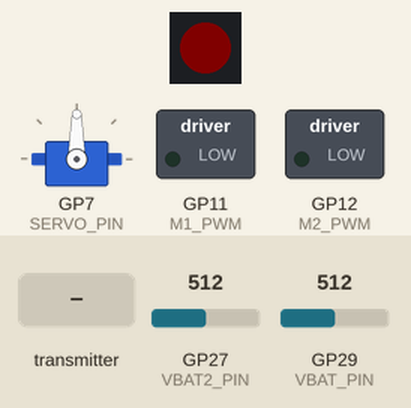
The sketch below on a simulated Raspberry Pi Pico. Parts: 1 RGB LEDs in strip order, left to right, servo, switched loads named in the sketch (green lamp = pin HIGH). Inputs (shaded band) come from the test bench; at power-on: GP27 (VBAT2_PIN) = 512, GP29 (VBAT_PIN) = 512 (analog values on the 0–1023 scale). Dim RGB values are drawn brighter than linear; no radio packets arrive unless stated; what the sketch prints to the serial monitor is not drawn.

Above: at 6.2 s.
6.3 s: the transmitter starts sending magic = 0
At 7.3 s:
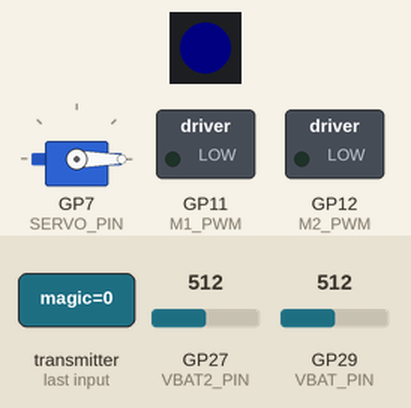
7.8 s: the transmitter starts sending channels.3 = 1023
At 8.3 s:
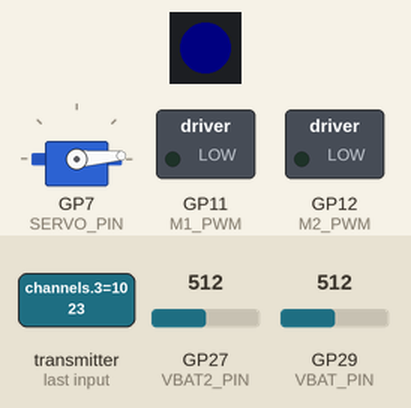
Timing chart, 0 to 10.8 s (numbered marks = the images above; inputs shaded):
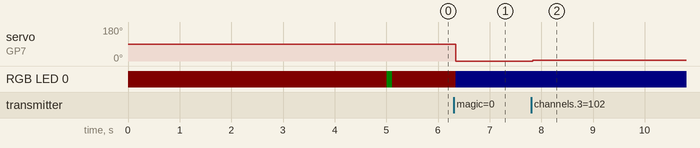

Measured:
- after the input at 6.3 s, servo on GP7 (SERVO_PIN): 90° → 0° at once; RGB LED 0: RGB(5, 0, 0) → RGB(0, 0, 5) at once
- after the input at 7.8 s, servo on GP7 (SERVO_PIN): 0° → 4° at once

The sketch:

RX.ino
```cpp
//RX
#include <SPI.h>
#include <nRF24L01.h>
#include <RF24.h>
#include <Servo.h>
#include <Adafruit_NeoPixel.h>
#include <Ticker.h>

#define LED_PIN 16
#define LED_COUNT 1

// ================= PINS =================
#define CSN_PIN  5
#define CE_PIN   6

#define M1_PWM 11
//#define M1_DIR 10
#define M2_PWM 12
//#define M2_DIR 14

#define SERVO_PIN 7

#define VBAT_PIN 29
#define VBAT2_PIN 27
#define ADC_REF 3.3
#define ADC_MAX 4095.0
#define VBAT_DIVIDER 2.0

RF24 radio(CE_PIN, CSN_PIN);
Adafruit_NeoPixel pixel(LED_COUNT, LED_PIN, NEO_GRB + NEO_KHZ800);
Servo elevator;
Ticker ledTicker;

// ================= DATA =================
const byte address[6] = "RC001";

struct RCData {
  uint8_t magic;
  uint16_t tx_id;
  uint16_t packet_id;
  uint16_t channels[12];
  uint8_t flags;
  uint16_t crc;
};

struct RxTelemetry {
  uint16_t rx_batt_mv;
  uint16_t rx_batt2_mv;
  int8_t rssi;
  uint8_t flags;
  uint16_t crc;
};

RCData data;
RxTelemetry telemetry;

// ================= STATE =================
bool armed = false;
bool failsafe = true;

uint32_t lastPacketTime = 0;

// smoothing
float motorL = 0;
float motorR = 0;
#define MOTOR_SMOOTH 0.3

// LED update flag (IMPORTANT)
volatile bool ledUpdateFlag = false;

// ================= FUNCTIONS =================
void statusGreen(){
  pixel.setPixelColor(0, pixel.Color(0, 5, 0));
  pixel.show();
}

void statusRed(){
  pixel.setPixelColor(0, pixel.Color(5, 0, 0));
  pixel.show();
}

void statusBlue(){
  pixel.setPixelColor(0, pixel.Color(0, 0, 5));
  pixel.show();
}

void updateLED() {
  if (failsafe) {
    statusRed();
  }
  else if (armed) {
    statusGreen();
  }
  else {
    statusBlue();
  }
}

// ISR-safe ticker function
void ledTick() {
  ledUpdateFlag = true;
}

void stopMotors() {
  analogWrite(M1_PWM, 0);
  analogWrite(M2_PWM, 0);
}

void setMotor(int pinA, int speed) {
  analogWrite(pinA, speed);
}

float readBatteryVoltage() {
  //return analogRead(VBAT_PIN);
  uint16_t raw = analogRead(VBAT_PIN);
  return (raw * ADC_REF / ADC_MAX) * VBAT_DIVIDER;
}

float readBattery2Voltage() {
  //return analogRead(VBAT2_PIN);
  uint16_t raw = analogRead(VBAT2_PIN);
  return (raw * ADC_REF / ADC_MAX) * VBAT_DIVIDER;
}

bool linkLost = false;
uint32_t linkLostStart = 0;

// ================= SETUP =================
void setup() {
  Serial.begin(115200);

  // ✅ INIT LED FIRST
  pixel.begin();
  pixel.clear();
  pixel.show();

  statusRed();

  analogWriteFreq(20000); // 25kHz
  analogWriteRange(255);

  delay(5000);

  Serial.println("\n==== RP2040 RC RECEIVER START ====");

  //analogWriteFreq(20000);

  pinMode(VBAT_PIN, INPUT);
  pinMode(VBAT2_PIN, INPUT);
  analogReadResolution(12);

  pinMode(M1_PWM, OUTPUT);
  //pinMode(M1_DIR, OUTPUT);
  pinMode(M2_PWM, OUTPUT);
  //pinMode(M2_DIR, OUTPUT);

  analogWrite(M1_PWM, 0);
  analogWrite(M2_PWM, 0);
  //digitalWrite(M1_DIR, LOW);
  //digitalWrite(M2_DIR, LOW);

  stopMotors();

  elevator.attach(SERVO_PIN);
  //elevator.writeMicroseconds(1500);

  // SPI setup
  SPI.setSCK(2);
  SPI.setTX(3);
  SPI.setRX(4);
  SPI.begin();

  if (!radio.begin()) {
    Serial.println("[ERROR] NRF24L01 not responding!");
  } else {
    Serial.println("[OK] NRF24L01 detected");
    statusGreen();
  }

  radio.begin();

  radio.setChannel(76);
  radio.setPALevel(RF24_PA_HIGH);
  radio.setDataRate(RF24_250KBPS);
  radio.setCRCLength(RF24_CRC_16);

  radio.setAutoAck(true);
  radio.setRetries(5,15);
  radio.enableAckPayload();

  radio.openReadingPipe(0, address);

  radio.startListening();

  Serial.println("[RF] Listening...");
  radio.printDetails();
  Serial.println("=================================\n");

  // ✅ START TICKER (SAFE)
  ledTicker.attach_ms(100, ledTick);
}

// ================= LOOP =================
void loop() {

  // ================= RECEIVE =================
  if (radio.available()) {
    radio.read(&data, sizeof(data));

    lastPacketTime = millis();
    failsafe = false;
    //Serial.print("Flag: ");
    //Serial.println(data.flags);

    bool txArmed = (data.flags == 1);
    int throttleRaw = data.channels[0];

    // CHANNELS
    int throttle = map(throttleRaw, 1000, 2000, 0, 255);
    int yaw      = map(data.channels[1], 1000, 2000, 100, -100);
    int pitch    = map(data.channels[3], 1000, 2000, 0, 180);
    if (abs(yaw) < 10) yaw = 0;

    // SAFE ARM
    if (txArmed && throttleRaw < 1050 && yaw == 0) {
      armed = true;
      //Serial.println("** ARMED **");
    }

    if (!txArmed) {
      armed = false;
      //Serial.println("** DIS-ARMED **");
    }

    int targetL = constrain(throttle + yaw, 0, 255);
    int targetR = constrain(throttle - yaw, 0, 255);


    // OUTPUT
    if (armed) {
      // SMOOTHING
      motorL += (targetL - motorL) * MOTOR_SMOOTH;
      motorR += (targetR - motorR) * MOTOR_SMOOTH;

      Serial.print("T: ");
      Serial.print(throttle);
      Serial.print(" | Y: ");
      Serial.print(yaw);
      Serial.print(" | M1: ");
      Serial.print(motorL);
      Serial.print(" | M2: ");
      Serial.println(motorR);

      setMotor(M1_PWM, motorL);
      setMotor(M2_PWM, motorR);
      //elevator.write(pitch);
    } else {
      stopMotors();
      //elevator.write(90);
    }
    elevator.write(pitch);

    // TELEMETRY
    telemetry.rx_batt_mv = readBatteryVoltage() * 1000;
    telemetry.rx_batt2_mv = readBattery2Voltage() * 1000;
    //Serial.println(telemetry.rx_batt_mv);
    telemetry.rssi = radio.testRPD() ? 100: 50;
    radio.writeAckPayload(0, &telemetry, sizeof(telemetry));
  }
  else {
    telemetry.rssi = 0;
  }

  // ================= FAILSAFE =================
  if (millis() - lastPacketTime > 1000) {
    if (!failsafe) {
      Serial.println("** FAILSAFE ACTIVATED **");
    }

    failsafe = true;
    armed = false;

    stopMotors();
    elevator.write(90);
  }

  // ================= SAFE LED UPDATE =================
  if (ledUpdateFlag) {
    ledUpdateFlag = false;
    updateLED();
  }
  delay(50);
}
```
